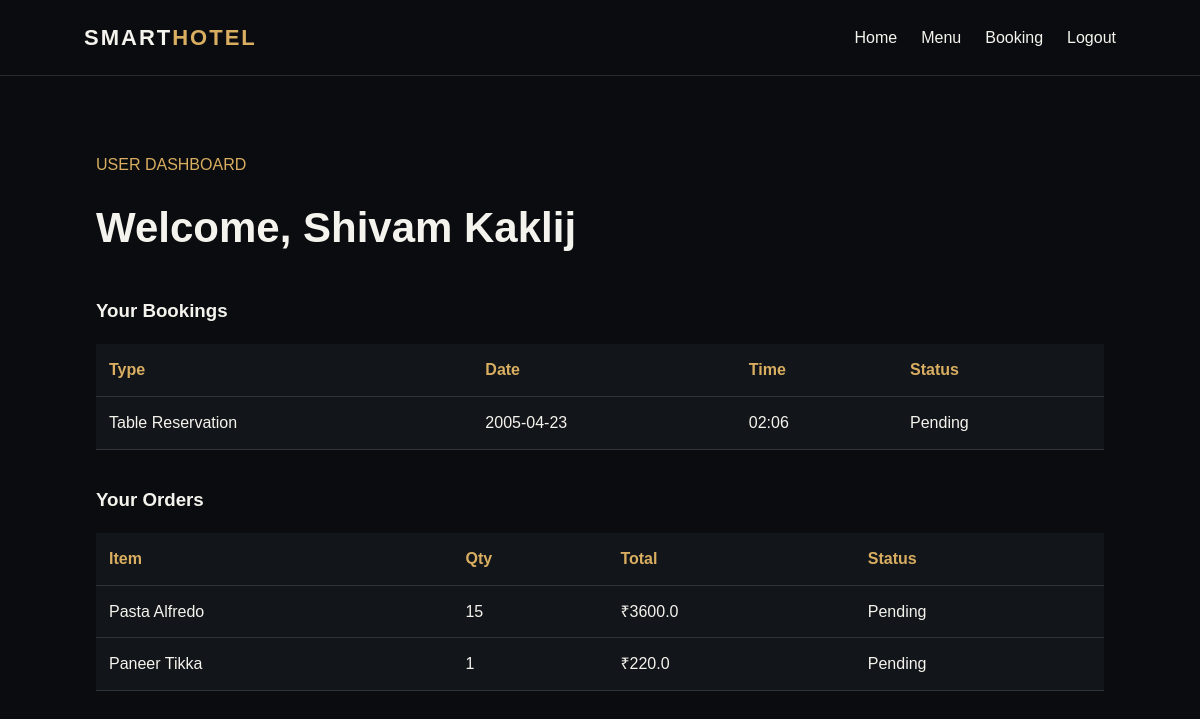
/dashboard (signed in), run on the app's committed database.
### tables this page shows
CREATE TABLE bookings(id INTEGER PRIMARY KEY AUTOINCREMENT,user_id INTEGER,type TEXT,name TEXT,date TEXT,time TEXT,details TEXT,status TEXT DEFAULT 'Pending');

CREATE TABLE orders(id INTEGER PRIMARY KEY AUTOINCREMENT,user_id INTEGER,item TEXT,quantity INTEGER,total REAL,status TEXT DEFAULT 'Pending');

### app.py (the view)
@app.route("/dashboard")
def dashboard():
    if "user_id" not in session:
        return redirect(url_for("login"))
    c = db()
    bookings = c.execute(
        "SELECT * FROM bookings WHERE user_id=? ORDER BY id DESC", (session["user_id"],)
    ).fetchall()
    orders = c.execute(
        "SELECT * FROM orders WHERE user_id=? ORDER BY id DESC", (session["user_id"],)
    ).fetchall()
    c.close()
    return render_template("dashboard.html", bookings=bookings, orders=orders)

### app.py (called while the page is built)
def db():
    c = sqlite3.connect(DB)
    c.row_factory = sqlite3.Row
    return c

### templates/dashboard.html (shortened to what this page needs)
<!DOCTYPE html>
<html>
<head>
    <link rel="stylesheet" href="{{url_for('static',filename='css/style.css')}}">
</head>
<body>
    <nav><a class="logo" href="/">SMART<span>HOTEL</span></a>
        <div class="nav"><a href="/">Home</a><a href="/menu">Menu</a><a href="/booking">Booking</a><a
                href="/logout">Logout</a></div>
    </nav>
    <section class="section top">
        <p class="gold">USER DASHBOARD</p>
        <h2>Welcome, {{session.get('name')}}</h2>
        <h3>Your Bookings</h3>
        <div class="tablewrap">
            <table>
                <tr>
                    <th>Type</th>
                    <th>Date</th>
                    <th>Time</th>
                    <th>Status</th>
                </tr>{% for x in bookings %}<tr>
                    <td>{{x.type}}</td>
                    <td>{{x.date}}</td>
                    <td>{{x.time}}</td>
                    <td>{{x.status}}</td>
                </tr>{% else %}<tr>
                    <td colspan="4">No bookings.</td>
                </tr>{% endfor %}
            </table>
        </div>
        <h3>Your Orders</h3>
        <div class="tablewrap">
            <table>
                <tr>
                    <th>Item</th>
                    <th>Qty</th>
                    <th>Total</th>
                    <th>Status</th>
                </tr>{% for x in orders %}<tr>
                    <td>{{x.item}}</td>
                    <td>{{x.quantity}}</td>
                    <td>₹{{x.total}}</td>
                    <td>{{x.status}}</td>
                </tr>{% else %}<tr>
                    <td colspan="4">No orders.</td>
                </tr>{% endfor %}
            </table>
        </div>
    </section>
</body>
</html>

### static/css/style.css (style rules this page uses)
* { box-sizing: border-box }
html { scroll-behavior: smooth }
body { margin: 0; font-family: Arial, sans-serif; background: #0a0c0f; color: #f5f3ed; line-height: 1.6 }
a { text-decoration: none; color: inherit }
.logo { font-size: 22px; font-weight: 900; letter-spacing: 2px }
.logo span, .gold { color: #d9ae61 }
nav { height: 76px; padding: 0 7%; display: flex; justify-content: space-between; align-items: center; background: #0a0c0f; border-bottom: 1px solid #272a2e; position: relative; z-index: 10 }
.nav { display: flex; gap: 24px; align-items: center }
.section { padding: 85px 8%; max-width: 1400px; margin: auto }
.section h2 { font-size: 42px; margin: 5px 0 35px }
.top { padding-top: 60px }
.tablewrap { overflow-x: auto; margin: 15px 0 35px }
table { width: 100%; border-collapse: collapse; background: #121519 }
th, td { padding: 13px; border-bottom: 1px solid #30343a; text-align: left }
th { color: #d9ae61 }

### data on the page
bookings: type "Table Reservation", date "2005-04-23", time "02:06", status "Pending"
orders: item "Pasta Alfredo", quantity "15", total "3600.0", status "Pending"
orders: item "Paneer Tikka", quantity "1", total "220.0", status "Pending"

### other printed values
{{ session.get('name') }} "Shivam Kaklij"
